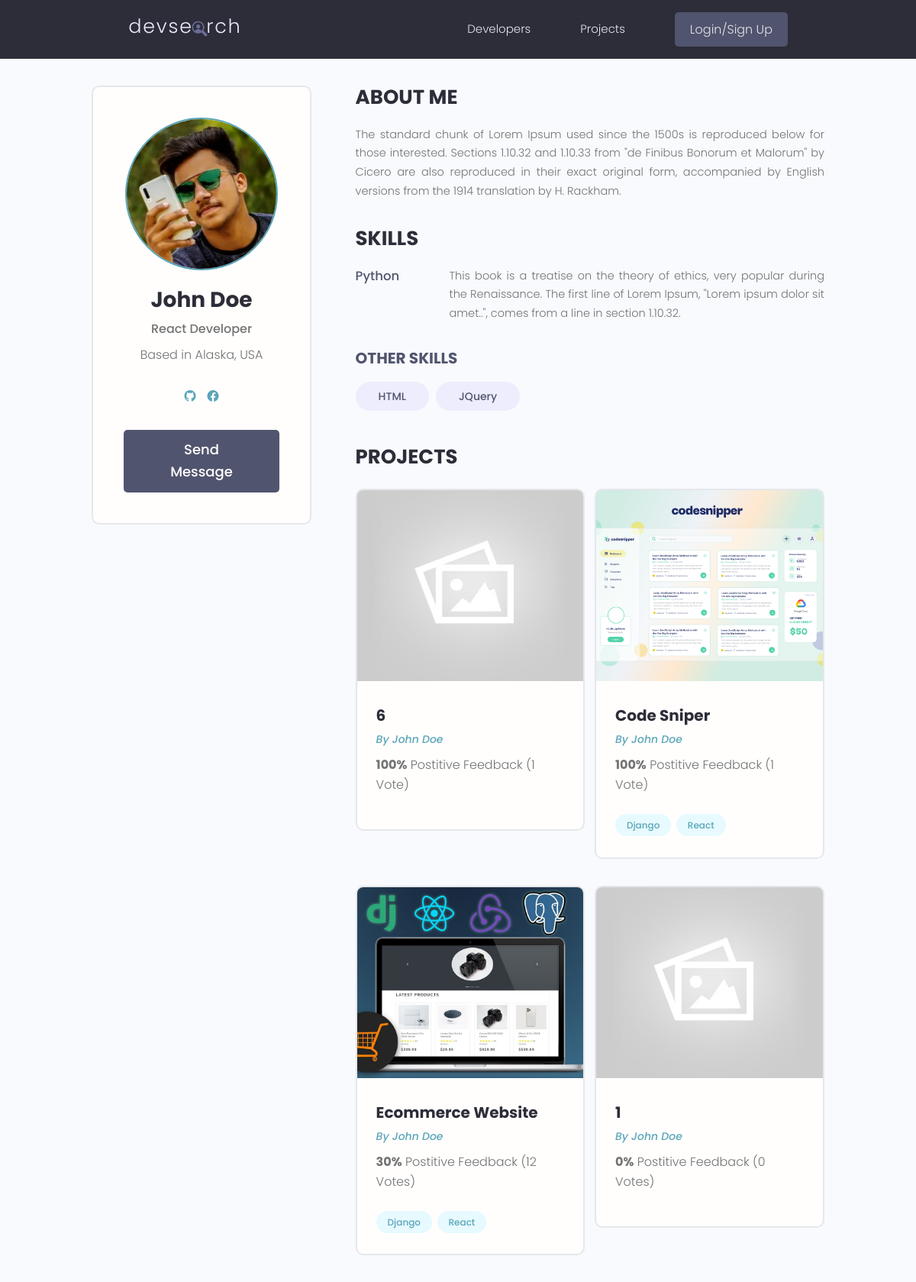
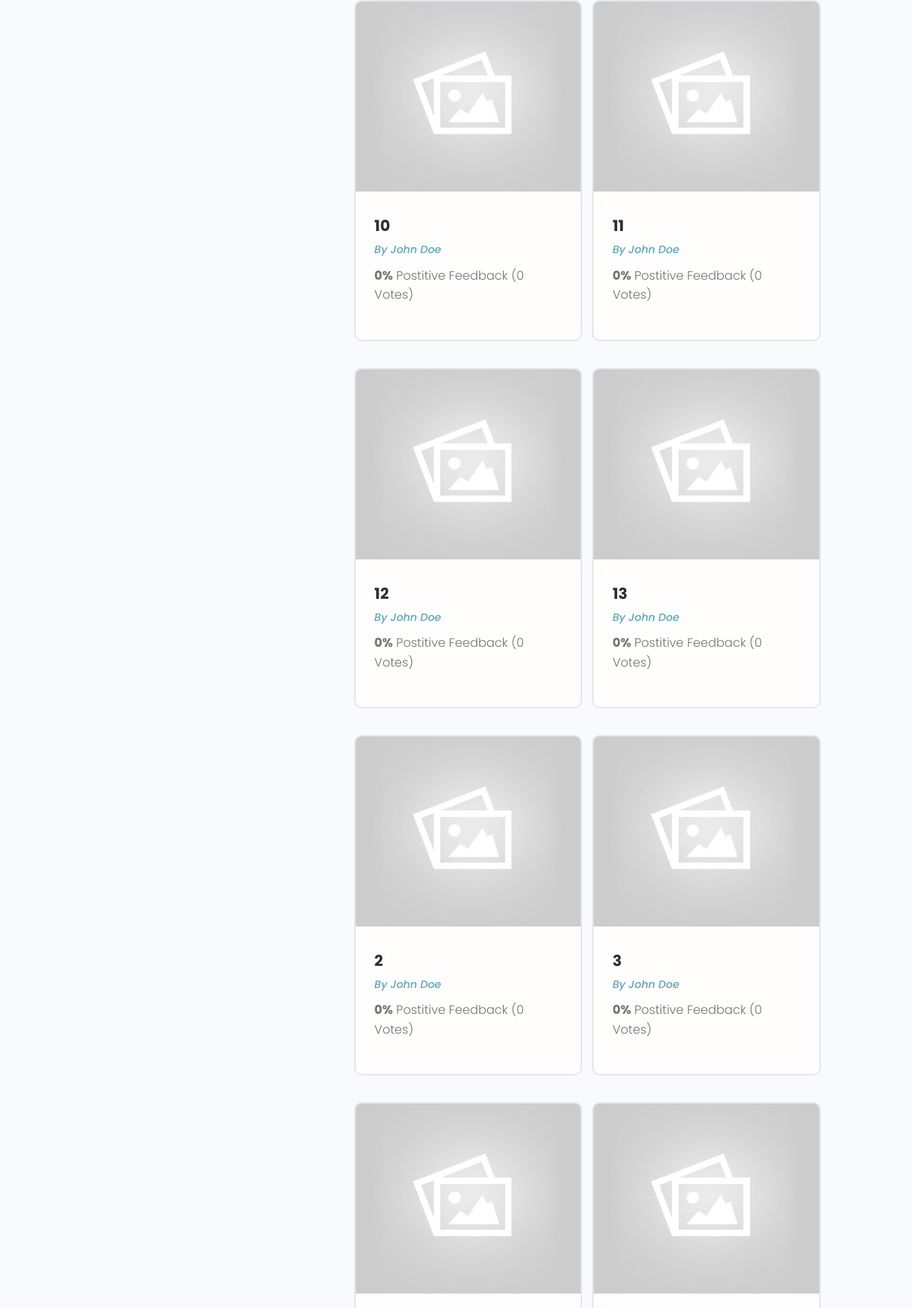
The page /profile/f4ff8588-03cf-4d7a-9523-5b0f1a240762/ (upper part) on the database its author committed (2 pictures, top to bottom).
### user/models.py (models this page shows, shortened)
class Profile(models.Model):
    user = models.OneToOneField(User, on_delete=models.CASCADE, null=True, blank=True)
    username = models.CharField(max_length=200, null=True, blank=True)
    name = models.CharField(max_length=200, null=True, blank=True)
    email = models.EmailField(max_length=500, null=True, blank=True)
    short_intro = models.CharField(max_length=200, null=True, blank=True)
    bio = models.TextField(null=True, blank=True)
    profile_pic = models.ImageField(null=True, blank=True, upload_to='profile/', default='profile/user-default.png')
    location = models.CharField(max_length=200, null=True, blank=True)
    social_github = models.CharField(max_length=200, null=True, blank=True)
    social_twitter = models.CharField(max_length=200, null=True, blank=True)
    social_linkedin = models.CharField(max_length=200, null=True, blank=True)
    social_youtube = models.CharField(max_length=200, null=True, blank=True)
    social_facebook = models.CharField(max_length=200, null=True, blank=True)
    created = models.DateTimeField(auto_now_add=True)
    id = models.UUIDField(default=uuid.uuid4, unique=True, primary_key=True, editable=False)
    class Meta:
        ordering = ['created']

class Skill(models.Model):
    owner = models.ForeignKey(Profile, on_delete=models.CASCADE)
    name = models.CharField(max_length=200, null=True, blank=True)
    description = models.TextField(null=True, blank=True)
    id = models.UUIDField(default=uuid.uuid4, unique=True, primary_key=True, editable=False)

### projects/models.py (models this page shows, shortened)
class Project(models.Model):
    owner = models.ForeignKey(Profile, on_delete=models.SET_NULL, blank=True, null=True)
    title = models.CharField(max_length=200)
    description = models.TextField(null=True, blank=True)
    featured_image = models.ImageField(default='default.jpg', null=True, blank=True)
    demo_link = models.CharField(max_length=2000, null=True, blank=True)
    source_link = models.CharField(max_length=2000, null=True, blank=True)
    tags = models.ManyToManyField('Tag', blank=True)        # if the Tag class is under then need to set in 'Tags', if above jsut simply use Tag
    vote_total = models.IntegerField(default=0, null=True, blank=True)
    vote_ratio = models.IntegerField(default=0, null=True, blank=True)
    created = models.DateTimeField(auto_now_add=True)
    id = models.UUIDField(default=uuid.uuid4, unique=True, primary_key=True, editable=False)
    class Meta:
        ordering = ['-vote_ratio', '-vote_total', 'title']

class Tag(models.Model):
    name = models.CharField(max_length=200)
    created = models.DateTimeField(auto_now_add=True)
    id = models.UUIDField(default=uuid.uuid4, unique=True, primary_key=True, editable=False)

### user/views.py (the view)
# urls.py: path('profile/<str:pk>/', views.userProfile, name='user-profile'),
def userProfile(request, pk):
    profile = Profile.objects.get(id=pk)
    top_skills = profile.skill_set.exclude(description__exact="")    # exclude data, doesn't have description
    other_skills = profile.skill_set.filter(description="")          # filter data, doesn't have description
    context = {'profile':profile, 'top_skills':top_skills, 'other_skills':other_skills}
    return render(request, 'user/user-profile.html', context)

### user/templates/user/user-profile.html (shortened to what this page needs)
{% extends 'main.html' %}
{% block content %}
  <main class="profile my-md">
    <div class="container">
      <div class="layout">
        <div class="column column--1of3">
          <div class="card text-center">
            <div class="card__body dev">
              <img class="avatar avatar--xl" src="{{profile.profile_pic.url}}" />
              <h2 class="dev__name">{{profile.name}}</h2>
              <p class="dev__title">{{profile.short_intro}}</p>
              <p class="dev__location">Based in {{profile.location}}</p>
              <ul class="dev__social">
                {% if profile.social_github %}
                <li>
                  <a title="Github" href="{{profile.social_github}}" target="_blank"><i class="bi bi-github"></i></a>
                </li>
                {% endif %}
                {% if profile.social_facebook %}
                <li>
                  <a title="Facebook" href="{{profile.social_facebook}}" target="_blank"><i class="bi bi-facebook"></i></a>
                </li>
                {% endif %}
              </ul>
              {% if request.user.profile != profile %}
              <a href="{% url 'create-message' profile.id %}" class="btn btn--sub btn--lg">Send Message </a>
              {% endif %}
            </div>
          </div>
        </div>
        <div class="column column--2of3">
          <div class="devInfo">
            <h3 class="devInfo__title">About Me</h3>
            <p class="devInfo__about">{{profile.bio}}</p>
          </div>
          <div class="devInfo">
            <h3 class="devInfo__title">Skills</h3>
            <div class="devInfo__skills">
              {% for skill in top_skills %}
              <div class="devSkill">
                <h4 class="devSkill__title">{{skill.name}}</h4>
                <p class="devSkill__info">{{skill.description}}</p>
              </div>
              {% endfor %}
              <h3 class="devInfo__subtitle">Other Skills</h3>
              <div class="devInfo__otherSkills">
                {% for skill in other_skills %}
                <span class="tag tag--pill tag--sub tag--lg">
                  <small>{{skill.name}}</small>
                </span>
                {% endfor %%}
              </div>
            </div>
          </div>
          <div class="devInfo">
            <h3 class="devInfo__title">Projects</h3>
            <div class="grid grid--two">
              {% for project in profile.project_set.all %}
              <div class="column">
                <div class="card project">
                  <a href="{% url 'project' project.id %}" class="project">
                    <img class="project__thumbnail" src="{{project.featured_image.url}}" alt="project thumbnail" />
                    <div class="card__body">
                      <h3 class="project__title">{{project.title}}</h3>
                      <p><a class="project__author" href="{% url 'user-profile' project.owner.id %}">By {{project.owner.name}}</a></p>
                      <p class="project--rating">
                        <span style="font-weight: bold;">{{project.vote_ratio}}%</span> Postitive
                        Feedback ({{project.vote_total}} Vote{{project.vote_total|pluralize:"s"}})
                      </p>
                      <div class="project__tags">
                        {% for tag in project.tags.all %}
                        <span class="tag tag--pill tag--main">
                          <small>{{tag.name}}</small>
                        </span>
                        {% endfor %}
                      </div>
                    </div>
                  </a>
                </div>
              </div>
              {% endfor %}
            </div>
          </div>
        </div>
      </div>
    </div>
  </main>
{% endblock %}

### static/styles/app.css (style rules this page uses)
:root { --color-sub: #2d2d39; }
.btn--sub { background-color: var(--color-sub-light); }
.card { border: 2px solid var(--color-light); }
img { width: 100%; }
.profile .card > .dev { padding: 4rem; }
.dev__name { color: var(--color-sub); font-size: 2.8rem; font-weight: 700; margin-top: 1rem; margin-bottom: 0.5rem; }
.dev__title { font-size: 1.6rem; font-weight: 500; line-height: 1.3; }
.dev__location { margin-top: 1rem; }
.dev__social { margin: 3rem 0; list-style: none; display: flex; justify-content: center; gap: 1.5rem; }
.devInfo { margin-bottom: 3rem; }
.devInfo__title, .devInfo__subtitle { font-size: 2.6rem; color: var(--color-sub); text-transform: uppercase; font-weight: 700; margin-bottom: 1.5rem; }
.devInfo__subtitle { font-size: 2rem; color: var(--color-sub-light); }
.devInfo__about, .devSkill__info { font-size: 1.45rem; line-height: 1.7; text-align: justify; }
.devSkill { margin-bottom: 3rem; }
.devSkill__title { font-size: 1.65rem; font-weight: 500; color: var(--color-sub-light); }
@media screen and (min-width: 700px) { .devSkill { display: flex; justify-content: space-between; gap: 3rem; } }
@media screen and (min-width: 700px) { .devSkill__info { flex-basis: 80%; } }
.project__author { font-size: 1.4rem; font-style: italic; }
.project--rating { margin-bottom: 1.6em; margin-top: .5em; }
.project__thumbnail { height: 25rem; object-fit: cover; object-position: top center; }
.project__title { font-size: 2rem; font-weight: 700; color: var(--color-sub); }

### static/uikit/styles/modules/_variables.css (style rules this page uses)
:root { --color-main: #5aa5b9; --color-main-light: #e6faff; --color-sub: #3f4156; --color-sub-light: #51546e; --color-sub-lighter: #ededfd; --color-text: #737373; --color-gray: #8b8b8b; --color-light: #e5e7eb; --color-light-gray: #767676; --color-bg: #f8fafd; --color-white: #fffefd; --color-white-light: #f3f3f3; --color-success: #359e64; --color-success-bg: #def8e8; --color-error: #fc4b0b; --color-error-bg: #fff2ee; --font-base: 'Poppins', arial, helvetica, 'Segoe UI', roboto, ubuntu, sans-serif; --font-monospace: 'Fira Code', 'Courier New', courier, monospace; --font-regular: 300; --font-medium: 500; --font-bold: 700; --generic-shadow: 1px 1px 5px #00000010; --generic-transition: all 0.3s ease-in-out; }

### static/uikit/styles/modules/_base.css (style rules this page uses)
* { margin: 0; padding: 0; box-sizing: border-box; text-rendering: optimizeLegibility; color: inherit; font-size: inherit; }
html { font-size: 50%; }
@media only screen and (min-width: 480px) { html { font-size: 56.25%; } }
@media only screen and (min-width: 1200px) { html { font-size: 62.5%; } }
body { line-height: 1.6; font-weight: 400; font-size: 1.5rem; color: var(--color-text); background-color: var(--color-bg); min-height: 100vh; }

### static/uikit/styles/modules/_typography.css (style rules this page uses)
* { font-family: var(--font-base); }
h2 { font-size: 3.6rem; font-weight: var(--font-bold); }
h3 { font-size: 3.2rem; font-weight: var(--font-medium); }
h4 { font-size: 2.8rem; font-weight: var(--font-medium); }
p, span, strong { font-size: 1.6rem; color: var(--color-text); font-weight: var(--font-regular); }
a { padding-bottom: 2px; text-decoration: none; display: inline-block; color: var(--color-main); font-weight: var(--font-medium); }

### static/uikit/styles/modules/_utilities.css (style rules this page uses)
.container { width: 92%; max-width: 165rem; margin: 0 auto; box-sizing: border-box; }
@media screen and (min-width: 1000px) { .container { width: 90%; } }
@media screen and (min-width: 1200px) { .container { width: 80%; } }
.text-center { text-align: center; }
.my-md { margin: 3rem auto; }

### static/uikit/styles/modules/_avatar.css (style rules this page uses)
.avatar { border-radius: 50%; border: 2px solid var(--color-main); object-fit: cover; }
.avatar--xl { height: 20rem; width: 20rem; }

### static/uikit/styles/modules/_button.css (style rules this page uses)
.btn { display: inline-block; position: relative; cursor: pointer; background-color: var(--color-light); font-weight: var(--font-medium); color: var(--color-sub); text-decoration: none; padding: 1rem 2rem; border-radius: 0.5rem; border: none; width: -webkit-fit-content; width: -moz-fit-content; width: fit-content; height: -webkit-fit-content; height: -moz-fit-content; height: fit-content; font-size: 1.6rem; outline-width: 0; outline-color: transparent; -webkit-backface-visibility: hidden; backface-visibility: hidden; transition: all 0.3s ease-in-out; }
.btn--sub { background-color: var(--color-sub); color: var(--color-white); }
.btn--lg { font-size: 1.8rem; padding: 1.2rem 4.5rem; }

### static/uikit/styles/modules/_card.css (style rules this page uses)
.card { border-radius: 1rem; background-color: var(--color-white); border: 1.5px solid var(--color-light); width: auto; height: auto; margin-top: 0.5rem; margin-bottom: 0.5rem; overflow: hidden; }
.card__body, .card__header { padding: 2rem 2.5rem; }

### rows shown on the page
Profile: profile_pic (picture), name "John Doe", short_intro "React Developer", location "Alaska, USA", bio "The standard chunk of Lorem Ipsum used since the 1500s is reproduced below for those interested. Sections 1.10.32 and 1.10.33 from \"de Finibus Bonorum et Malorum\" by Cicero are also reproduced in their exact original form, accompanied by English versions from the 1914 translation by H. Rackham."
Skill: name "Python", description "This book is a treatise on the theory of ethics, very popular during the Renaissance. The first line of Lorem Ipsum, \"Lorem ipsum dolor sit amet..\", comes from a line in section 1.10.32."
Skill: name "HTML"
Skill: name "JQuery"
Project: featured_image (placeholder picture), title "6", owner.name "John Doe", vote_ratio "100", vote_total "1"
Project: featured_image (picture), title "Code Sniper", owner.name "John Doe", vote_ratio "100", vote_total "1"
Tag: name "Django"
Tag: name "React"
Project: featured_image (picture), title "Ecommerce Website", owner.name "John Doe", vote_ratio "30", vote_total "12"
Project: featured_image (placeholder picture), title "1", owner.name "John Doe", vote_ratio "0", vote_total "0"
Project: featured_image (placeholder picture), title "10", owner.name "John Doe", vote_ratio "0", vote_total "0"
Project: featured_image (placeholder picture), title "11", owner.name "John Doe", vote_ratio "0", vote_total "0"
Project: featured_image (placeholder picture), title "12", owner.name "John Doe", vote_ratio "0", vote_total "0"
Project: featured_image (placeholder picture), title "13", owner.name "John Doe", vote_ratio "0", vote_total "0"
Project: featured_image (placeholder picture), title "2", owner.name "John Doe", vote_ratio "0", vote_total "0"
Project: featured_image (placeholder picture), title "3", owner.name "John Doe", vote_ratio "0", vote_total "0"
Project: featured_image (placeholder picture)
Project: featured_image (placeholder picture)
